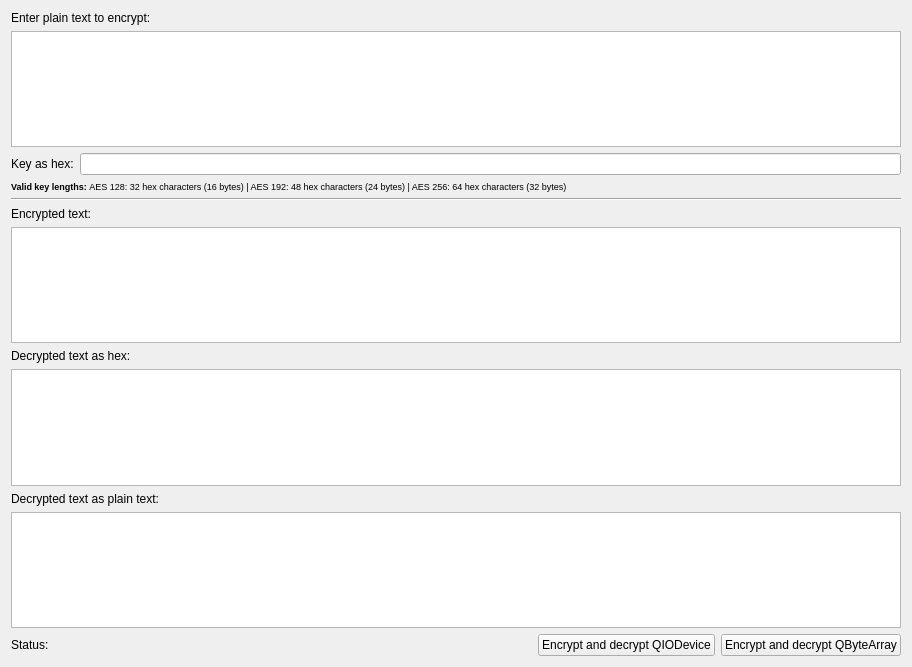
<?xml version="1.0" encoding="UTF-8"?>
<ui version="4.0">
 <class>MainWindow</class>
 <widget class="QMainWindow" name="MainWindow">
  <property name="geometry">
   <rect>
    <x>0</x>
    <y>0</y>
    <width>912</width>
    <height>667</height>
   </rect>
  </property>
  <property name="windowTitle">
   <string>TinyAES Example App</string>
  </property>
  <widget class="QWidget" name="centralWidget">
   <layout class="QVBoxLayout" name="verticalLayout">
    <item>
     <widget class="QLabel" name="label">
      <property name="text">
       <string>Enter plain text to encrypt:</string>
      </property>
     </widget>
    </item>
    <item>
     <widget class="QTextEdit" name="PlainText"/>
    </item>
    <item>
     <widget class="QWidget" name="widget_2" native="true">
      <layout class="QHBoxLayout" name="horizontalLayout_3">
       <property name="leftMargin">
        <number>0</number>
       </property>
       <property name="topMargin">
        <number>0</number>
       </property>
       <property name="rightMargin">
        <number>0</number>
       </property>
       <property name="bottomMargin">
        <number>0</number>
       </property>
       <item>
        <widget class="QLabel" name="label_7">
         <property name="text">
          <string>&lt;html&gt;&lt;head/&gt;&lt;body&gt;&lt;p&gt;Key as hex:&lt;/p&gt;&lt;/body&gt;&lt;/html&gt;</string>
         </property>
        </widget>
       </item>
       <item>
        <widget class="QLineEdit" name="KeyText"/>
       </item>
      </layout>
     </widget>
    </item>
    <item>
     <widget class="QLabel" name="label_4">
      <property name="text">
       <string>&lt;html&gt;&lt;head/&gt;&lt;body&gt;&lt;p&gt;&lt;span style=&quot; font-size:7pt; font-weight:600;&quot;&gt;Valid key lengths: &lt;/span&gt;&lt;span style=&quot; font-size:7pt;&quot;&gt;AES 128: 32 hex characters (16 bytes) | AES 192: 48 hex characters (24 bytes) | AES 256: 64 hex characters (32 bytes)&lt;/span&gt;&lt;/p&gt;&lt;/body&gt;&lt;/html&gt;</string>
      </property>
     </widget>
    </item>
    <item>
     <widget class="Line" name="line">
      <property name="orientation">
       <enum>Qt::Horizontal</enum>
      </property>
     </widget>
    </item>
    <item>
     <widget class="QLabel" name="label_2">
      <property name="text">
       <string>Encrypted text:</string>
      </property>
     </widget>
    </item>
    <item>
     <widget class="QTextEdit" name="EncryptedText">
      <property name="font">
       <font>
        <family>Monospace</family>
        <pointsize>7</pointsize>
       </font>
      </property>
     </widget>
    </item>
    <item>
     <widget class="QLabel" name="label_3">
      <property name="text">
       <string>Decrypted text as hex:</string>
      </property>
     </widget>
    </item>
    <item>
     <widget class="QTextEdit" name="DecryptedTextRaw">
      <property name="font">
       <font>
        <family>Monospace</family>
        <pointsize>7</pointsize>
       </font>
      </property>
     </widget>
    </item>
    <item>
     <widget class="QLabel" name="label_6">
      <property name="text">
       <string>Decrypted text as plain text:</string>
      </property>
     </widget>
    </item>
    <item>
     <widget class="QTextEdit" name="DecryptedText"/>
    </item>
    <item>
     <widget class="QWidget" name="widget" native="true">
      <layout class="QHBoxLayout" name="horizontalLayout_2">
       <property name="leftMargin">
        <number>0</number>
       </property>
       <property name="topMargin">
        <number>0</number>
       </property>
       <property name="rightMargin">
        <number>0</number>
       </property>
       <property name="bottomMargin">
        <number>0</number>
       </property>
       <item>
        <widget class="QLabel" name="label_5">
         <property name="sizePolicy">
          <sizepolicy hsizetype="Minimum" vsizetype="Preferred">
           <horstretch>0</horstretch>
           <verstretch>0</verstretch>
          </sizepolicy>
         </property>
         <property name="text">
          <string>Status:</string>
         </property>
        </widget>
       </item>
       <item>
        <widget class="QLabel" name="statusLabel">
         <property name="sizePolicy">
          <sizepolicy hsizetype="Expanding" vsizetype="Preferred">
           <horstretch>0</horstretch>
           <verstretch>0</verstretch>
          </sizepolicy>
         </property>
         <property name="text">
          <string/>
         </property>
        </widget>
       </item>
       <item>
        <widget class="QPushButton" name="ExecuteButton_2">
         <property name="text">
          <string>Encrypt and decrypt QIODevice</string>
         </property>
        </widget>
       </item>
       <item>
        <widget class="QPushButton" name="ExecuteButton">
         <property name="text">
          <string>Encrypt and decrypt QByteArray</string>
         </property>
        </widget>
       </item>
      </layout>
     </widget>
    </item>
   </layout>
  </widget>
 </widget>
 <layoutdefault spacing="6" margin="11"/>
 <resources/>
 <connections/>
</ui>
